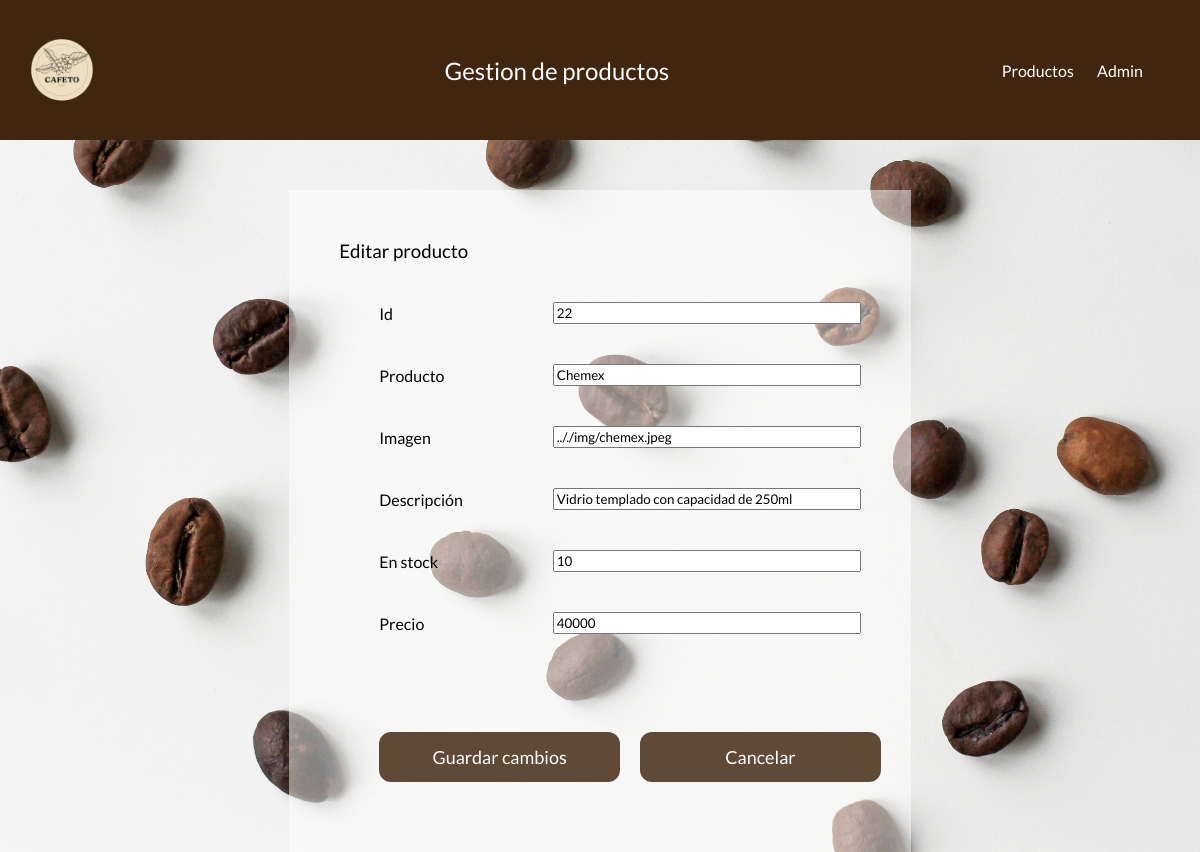
/main/editar_producto.php?id_producto=22, run on the app's committed database.
### tables this page shows
CREATE TABLE `productos` (
  `id_producto` int(11) NOT NULL,
  `nombre_producto` varchar(100) NOT NULL,
  `imagen_producto` varchar(500) NOT NULL,
  `descripcion_producto` varchar(500) NOT NULL,
  `stock_producto` int(11) NOT NULL,
  `precio_producto` int(11) NOT NULL
);

### main/editar_producto.php (the view, shortened to what this page needs)
<?php
$id = $_GET['id_producto'];
$conexion = mysqli_connect("127.0.0.1:3306", "root", "", "proyecto");
$query = "SELECT * FROM productos WHERE id_producto = $id";
$resultado = mysqli_query($conexion, $query);
$columna = mysqli_fetch_assoc($resultado);
echo '<!DOCTYPE html>
<html lang="es">
<head>
    <link rel="stylesheet"  href=".././css/style.css">
</head>
<body style="background-image: url(.././img/nordwood-themes-ivP3TYdLvw0-unsplash.jpg)">
<header class="header">
        <img src=".././img/logo-removebg-preview.png" alt="Logo">
        <h2>Gestion de productos</h2>
        <div class="nav">
        <a href="index.php">Productos</a>
        <a href="usuario.html">Admin</a>
        </div>
      </header>
  <div id="divNuevoProducto">
  <h3>Editar producto</h3>
    <form class="formNuevoProducto" action="./response_get_editar.php" method="get">
      <div class="label oculto">
        <label for="id">Id</label>
          <input id="id" name="id"  type="number" placeholder=" " value="'.$columna["id_producto"].'" readonly/>
        </div>
      <div class="label">
        <label for="nombre">Producto</label>
          <input id="nombre" name="nombre"  type="text" placeholder=" " value="'.$columna["nombre_producto"].'" />
        </div>
        <div class="label">
        <label for="imagen">Imagen</label>
          <input id="imagen" name="imagen"  type="text" value="'.$columna["imagen_producto"].'"  />
          </div>
          <div class="label">
            <label for="descripcion">Descripción</label>
            <input id="descripcion" name="descripcion"  type="text" value="'.$columna["descripcion_producto"].'" placeholder=" " />
          </div>
         <div class="label">
            <label for="stock">En stock</label>
            <input id="stock" type="number" name="stock" value='.$columna["stock_producto"].' placeholder=" " />
          </div>
          <div class="label">
            <label for="precio">Precio</label>
            <input id="precio" type="text" name="precio" value='.$columna["precio_producto"].' placeholder=" " />
          </div>
          <div class="buttonForm">
        <button class="submit">Guardar cambios</button>
        <button class="submit"> <a href="./alta_editar.php"> Cancelar</a></button>
      </div>
    </form>
  </div>
</body>
</html>';
?>

### css/style.css (style rules this page uses)
* { font-family: 'Lato', sans-serif; font-weight: 400; font-style: normal; margin: 0px; }
header { display: flex; padding: 20px; background-color: #41260f; width: 98%; color: white; align-items: center; justify-content: space-between; }
header > img { width: 100px; }
a { text-decoration: none; color: #000000; }
#divNuevoProducto { margin-top: 50px; padding: 50px; background-color: rgba(255, 255, 255, 0.5); width: fit-content; display: flex; flex-wrap: nowrap; flex-direction: column; justify-content: center; }
.formNuevoProducto { width: 100%; padding: 20px; }
.label { padding: 20px; display: flex; flex-direction: row; align-items: center; justify-content: space-between; }
.label > input { width: 300px; }
.label > label { margin-right: 50px; }
.oculto { display: none; }
.submit { background-color: #ffffff; border-radius: 12px; border: 0; box-sizing: border-box; color: #000000; cursor: pointer; font-size: 18px; height: 50px; margin-top: 38px; outline: 0; text-align: center; width: 100%; }
.nav { margin-right: 25px; }
.nav > a { margin-right: 20px; text-decoration: none; color: #fff; }
body { background-size: cover; background-color: #e5d3c4; background-attachment: fixed; display: flex; flex-direction: column; align-items: center; }
#divNuevoProducto { margin-top: 50px; padding: 50px; background-color: rgba(255, 255, 255, 0.5); width: fit-content; }
.formNuevoProducto { display: flex; flex-wrap: nowrap; flex-direction: column; justify-content: center; width: 100%; padding: 20px; }
.buttonForm { margin-top: 40px; display: flex; flex-direction: row; }
.buttonForm > button { margin-left: 20px; padding: 5px; background-color: #41260fd3; color: white; border: 0px; }
.buttonForm > button > a { color: white; }

### data on the page
productos: id "22", nombre "Chemex", imagen ".././img/chemex.jpeg", descripcion "Vidrio templado con capacidad de 250ml", stock "10", precio "40000"
